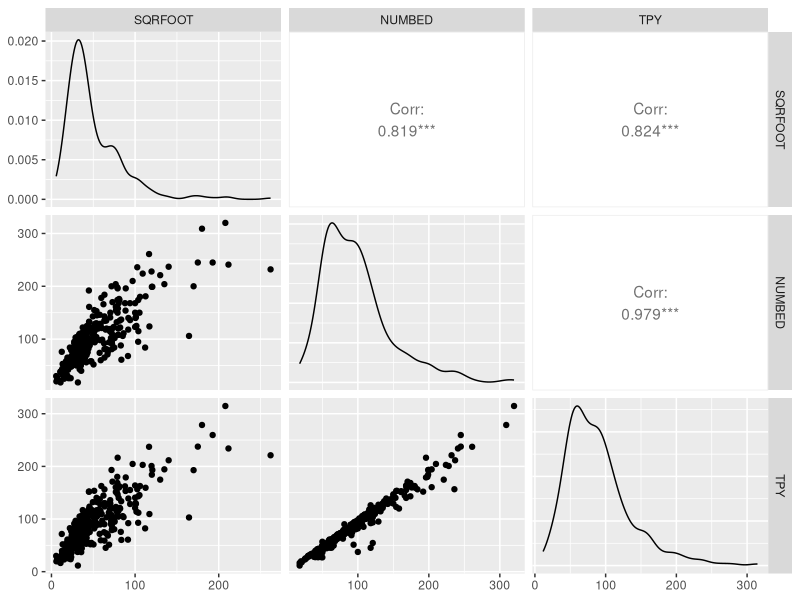
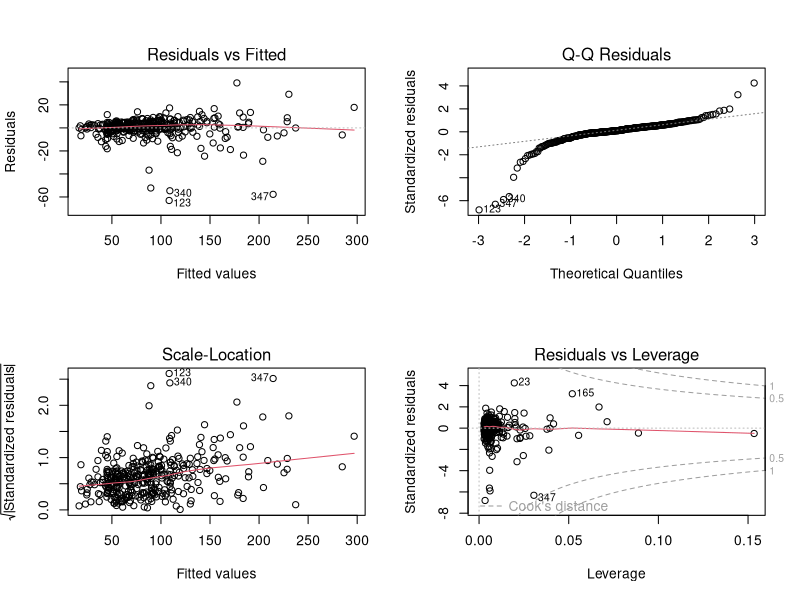
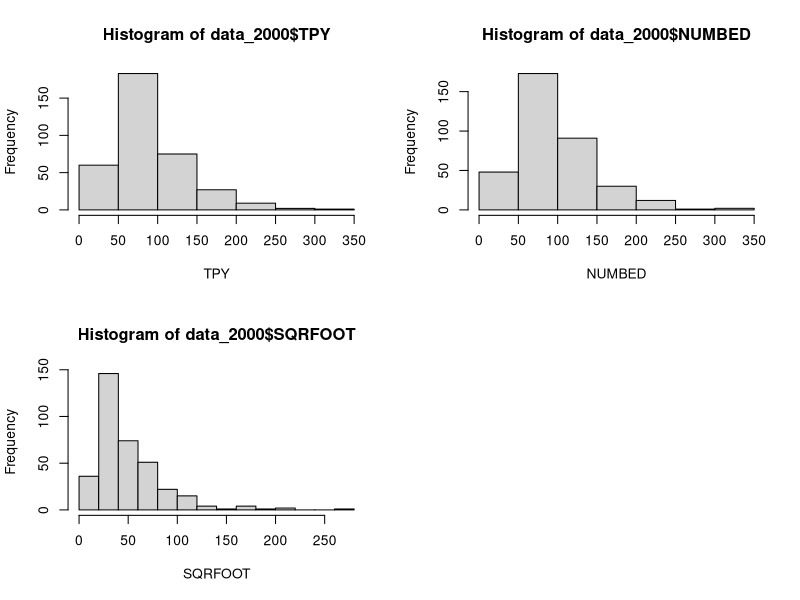
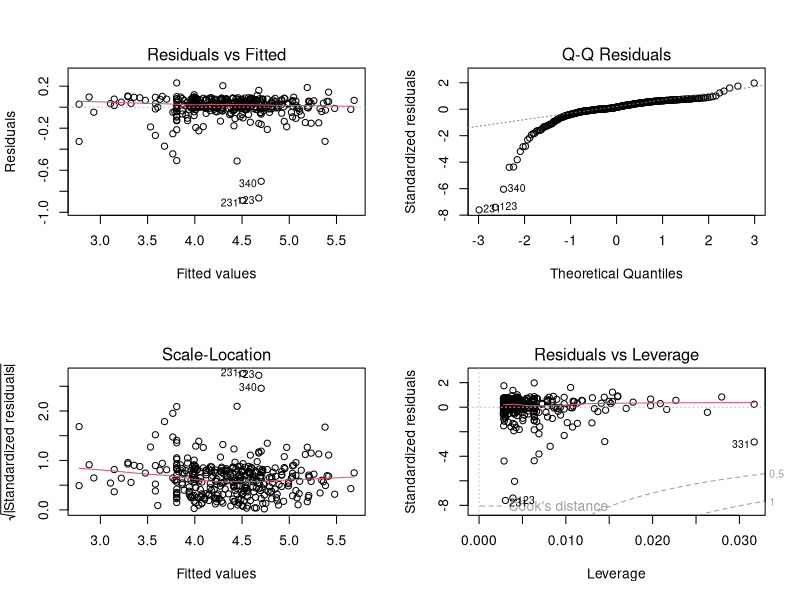
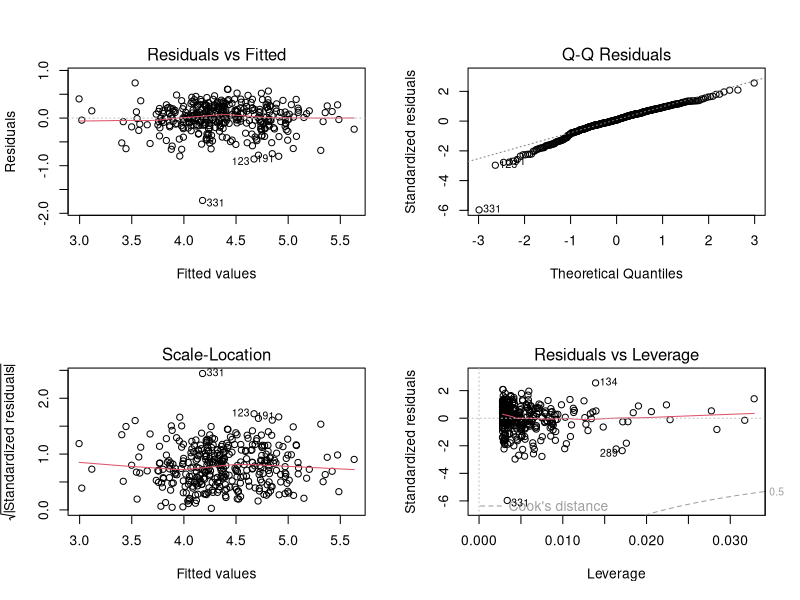
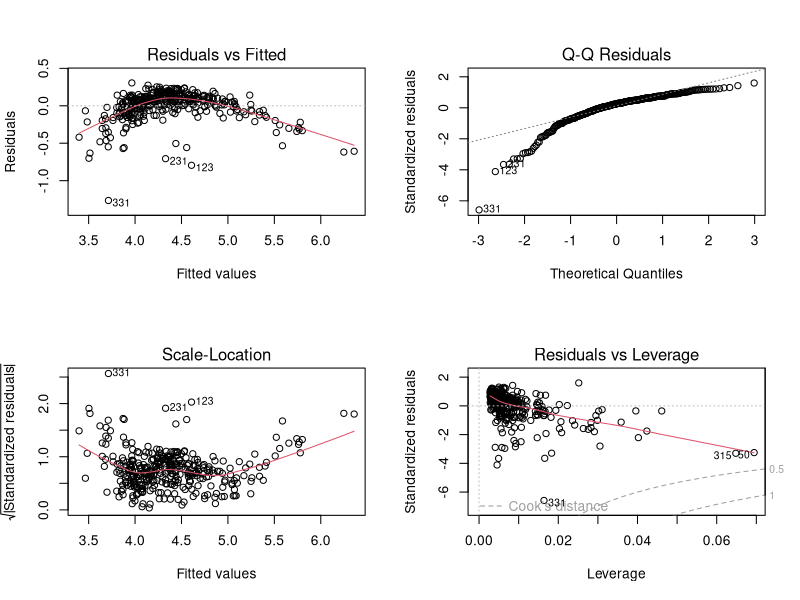

These figures' R source, in order:
## ---- chunk 1
knitr::opts_chunk$set(echo = TRUE)
## ---- chunk 2
datafile <- read.csv("../WiscNursingHome.csv")
datafile <- na.omit(datafile)

data_2000 <- datafile[datafile$CRYEAR == 2000, ]
data_2001 <- datafile[datafile$CRYEAR == 2001, ]

datafile$ORGSTR <- as.factor(datafile$ORGSTR)
datafile$MSA <- as.factor(datafile$MSA)
## ---- chunk 3
library(ggplot2)
library(GGally)
## ---- chunk 4
ggpairs(subset(data_2000, select = c(SQRFOOT, NUMBED, TPY)))
## ---- chunk 5
summary(lm(TPY ~ NUMBED + SQRFOOT + NUMBED:SQRFOOT, data = data_2000))
## ---- chunk 6
anova(lm(TPY ~ NUMBED + SQRFOOT + NUMBED:SQRFOOT, data = data_2000))
## ---- chunk 7
AIC(lm(TPY ~ NUMBED, data = data_2000),
    lm(TPY ~ SQRFOOT, data = data_2000),
    lm(TPY ~ NUMBED + SQRFOOT, data = data_2000),
    lm(TPY ~ NUMBED:SQRFOOT, data = data_2000),
    lm(TPY ~ NUMBED + SQRFOOT + NUMBED:SQRFOOT, data = data_2000),
    lm(TPY ~ NUMBED + NUMBED:SQRFOOT, data = data_2000),
    lm(TPY ~ SQRFOOT + NUMBED:SQRFOOT, data = data_2000))
## ---- chunk 8
AIC(lm(TPY ~ log(NUMBED), data = data_2000),
    lm(TPY ~ log(SQRFOOT), data = data_2000),
    lm(TPY ~ log(NUMBED) + log(SQRFOOT), data = data_2000),
    lm(TPY ~ log(NUMBED) + SQRFOOT, data = data_2000),
    lm(TPY ~ NUMBED + log(SQRFOOT), data = data_2000))
## ---- chunk 9
fit.linear <- lm(TPY ~ NUMBED + SQRFOOT, data = data_2000)

summary(fit.linear)
## ---- chunk 10
par(mfrow = c(2, 2))
plot(fit.linear)
## ---- chunk 11
par(mfrow = c(2, 2))
hist(data_2000$TPY, xlab = "TPY", freq = TRUE)
hist(data_2000$NUMBED, xlab = "NUMBED", freq = TRUE)
hist(data_2000$SQRFOOT, xlab = "SQRFOOT", freq = TRUE)
## ---- chunk 12
summary(lm(log(TPY) ~ log(NUMBED) + log(SQRFOOT) + log(NUMBED):log(SQRFOOT), data = data_2000))
## ---- chunk 13
anova(lm(log(TPY) ~ log(NUMBED) + log(SQRFOOT) + log(NUMBED):log(SQRFOOT), data = data_2000))
## ---- chunk 14
summary(lm(log(TPY) ~ log(NUMBED), data = data_2000))
## ---- chunk 15
summary(lm(log(TPY) ~ log(SQRFOOT), data = data_2000))
## ---- chunk 16
par(mfrow = c(2, 2))
plot(lm(log(TPY) ~ log(NUMBED), data = data_2000))
## ---- chunk 17
par(mfrow = c(2, 2))
plot(lm(log(TPY) ~ log(SQRFOOT), data = data_2000))
## ---- chunk 18
AIC(lm(log(TPY) ~ log(NUMBED), data = data_2000), lm(log(TPY) ~ log(SQRFOOT), data = data_2000))
## ---- chunk 19
summary(lm(log(TPY) ~ NUMBED + log(SQRFOOT), data = data_2000))
## ---- chunk 20
par(mfrow = c(2, 2))
plot(lm(log(TPY) ~ NUMBED + log(SQRFOOT), data = data_2000))
## ---- chunk 21
AIC(lm(log(TPY) ~ NUMBED + log(SQRFOOT), data = data_2000))
